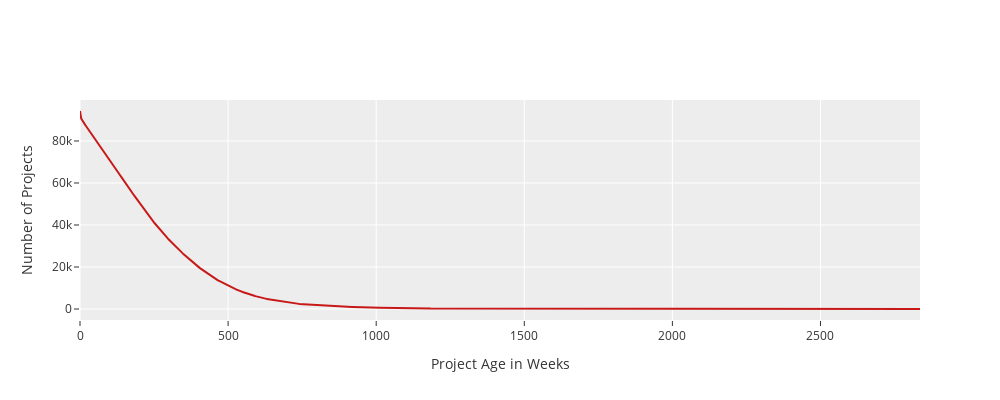

The code cell stored with this chart in its notebook:
### Code cell
fig = go.Figure()
fig.add_trace(go.Line(x=projects_at_each_age.index, y=projects_at_each_age, marker_color="rgb(200,25,25)"))
fig.update_layout(height=400, width=1000, showlegend=False, template='ggplot2')
fig.update_xaxes(title="Project Age in Weeks")
fig.update_yaxes(title="Number of Projects")
fig.write_image('Figures/line_no_projects_over_age.pdf')
fig.show()

### Figure 1 — Plotly figure (JSON) as saved in the notebook; plotly's stock layout.template omitted (floating-point values rounded to 4 significant figures; data arrays with more than 128 entries replaced by an {"elided": "..."} marker saying what was removed)
{"data": [{"marker": {"color": "rgb(200,25,25)"}, "type": "scatter", "x": {"elided": "2837 int values"}, "y": {"elided": "2837 int values"}}], "layout": {"height": 400, "showlegend": false, "width": 1000, "xaxis": {"autorange": true, "range": [0, 2836], "title": {"text": "Project Age in Weeks"}, "type": "linear"}, "yaxis": {"autorange": true, "range": [-5230.0, 99500.0], "title": {"text": "Number of Projects"}, "type": "linear"}}}
